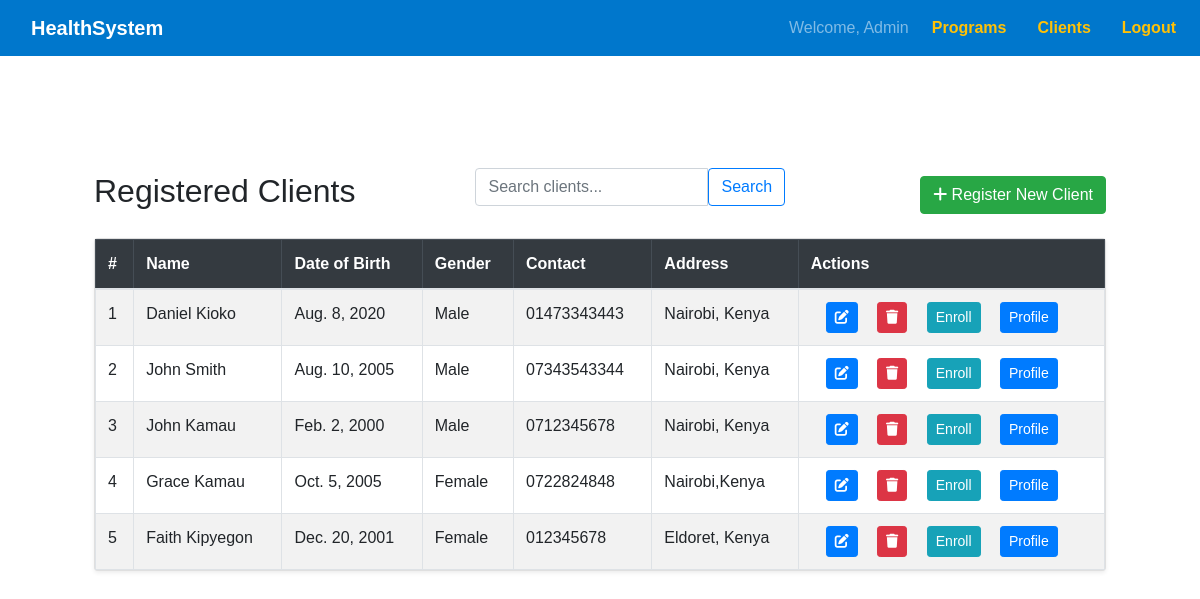
The app's page /clients/ (signed in), older data.
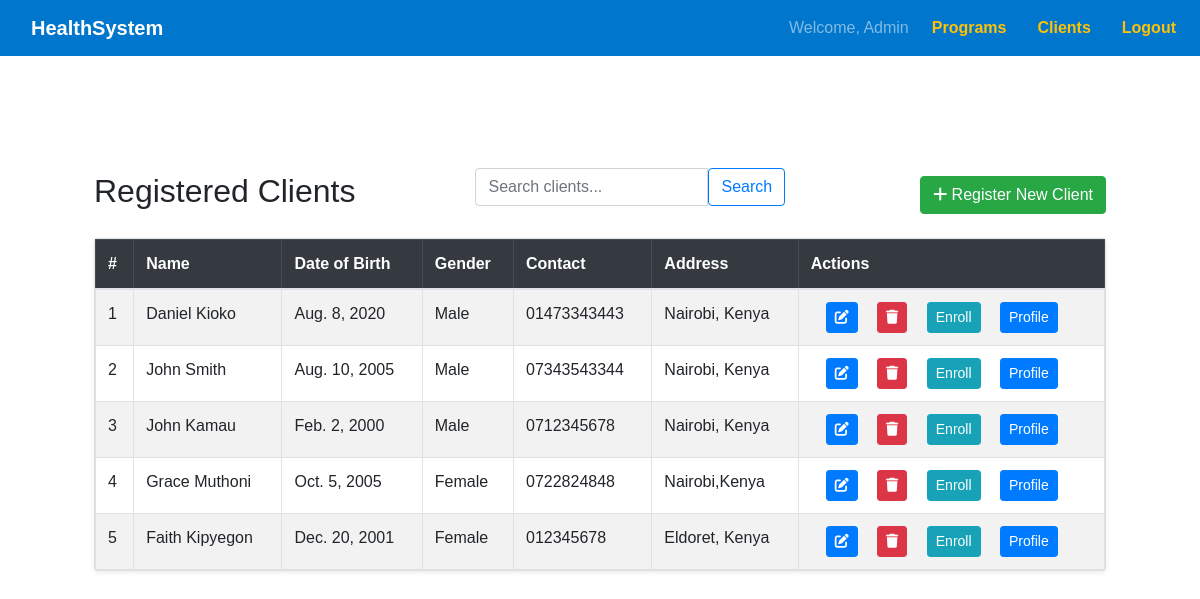
The same page, newer data.
### health/models.py (models this page shows, shortened)
class Client(models.Model):
    first_name = models.CharField(max_length=100)
    last_name = models.CharField(max_length=100)
    date_of_birth = models.DateField()
    gender_choices = [('M', 'Male'), ('F', 'Female'), ('O', 'Other')]
    gender = models.CharField(max_length=1, choices=gender_choices)
    contact_number = models.CharField(max_length=15, blank=True)
    address = models.TextField(blank=True)
    created_at = models.DateTimeField(auto_now_add=True)
    enrolled_programs = models.ManyToManyField(HealthProgram, blank=True)

### health/views.py (the view)
# urls.py: path('clients/', views.client_list, name='client_list'),
@login_required
def client_list(request):
    query = request.GET.get('q')
    if query:
        clients = Client.objects.filter(
            Q(first_name__icontains=query) |
            Q(last_name__icontains=query) |
            Q(contact_number__icontains=query)
        )
    else:
        clients = Client.objects.all()
    return render(request, 'client_list.html', {'clients': clients, 'query': query})

### health/templates/client_list.html
{% extends 'base.html' %}
{% block content %}
<div class="container mt-5">
    <div class="d-flex justify-content-between align-items-center mb-3">
        <h2>Registered Clients</h2>
        <form method="GET" class="mb-3">
            <div class="input-group">
                <input type="text" name="q" class="form-control" placeholder="Search clients..." value="{{ query|default:'' }}">
                <button class="btn btn-outline-primary" type="submit">Search</button>
            </div>
        </form>
        <a href="{% url 'register_client' %}" class="btn btn-success"><i class="fas fa-plus"></i> Register New Client</a>
    </div>
    <div class="card shadow-sm">
        <div class="card-body p-0">
            <table class="table table-striped table-bordered mb-0">
                <thead class="table-dark">
                    <tr>
                        <th>#</th>
                        <th>Name</th>
                        <th>Date of Birth</th>
                        <th>Gender</th>
                        <th>Contact</th>
                        <th>Address</th>
                        <th>Actions</th>
                    </tr>
                </thead>
                <tbody>
                    {% for client in clients %}
                    <tr>
                        <td>{{ forloop.counter }}</td>
                        <td>{{ client.first_name|title }} {{ client.last_name|title }}</td>
                        <td>{{ client.date_of_birth}}</td>
                        <td>{{ client.get_gender_display|title }}</td>
                        <td>{{ client.contact_number|title }}</td>
                        <td>{{ client.address|title }}</td>
                        <td>
                            <a href="{% url 'edit_client' client.id %}" class="btn btn-sm btn-primary"><i class="fas fa-edit"></i></a>
                            <a href="{% url 'delete_client' client.id %}" class="btn btn-sm btn-danger" onclick="return confirm('Are you sure you want to delete {{client.first_name}} {{client.last_name}}?')"><i class="fas fa-trash"></i></a>
                            <a href="{% url 'enroll_client' client.id %}" class="btn btn-sm btn-info">Enroll</a>
                            <a href="{% url 'client_profile' client.id %}" class="btn btn-sm btn-primary">Profile</a>
                        </td>
                    </tr>
                    {% empty %}
                    <tr><td colspan="5" class="text-center">No clients found.</td></tr>
                    {% endfor %}
                </tbody>
            </table>
        </div>
    </div>
</div>
{% endblock %}

Row changes from the older to the newer data that the page shows:
changed Client "Grace": last_name "Kamau" → "Muthoni"
